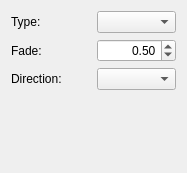
<ui version="4.0" >
 <class>SpiralShapeConfigWidget</class>
 <widget class="QWidget" name="SpiralShapeConfigWidget" >
  <property name="geometry" >
   <rect>
    <x>0</x>
    <y>0</y>
    <width>187</width>
    <height>173</height>
   </rect>
  </property>
  <property name="windowTitle" >
   <string>Spiral Shape</string>
  </property>
  <layout class="QGridLayout" >
   <item row="0" column="0" >
    <widget class="QLabel" name="label_3" >
     <property name="text" >
      <string>Type:</string>
     </property>
    </widget>
   </item>
   <item row="0" column="1" >
    <widget class="QComboBox" name="spiralType" />
   </item>
   <item row="1" column="0" >
    <widget class="QLabel" name="label" >
     <property name="text" >
      <string>Fade:</string>
     </property>
    </widget>
   </item>
   <item row="1" column="1" >
    <widget class="QDoubleSpinBox" name="fade" >
     <property name="alignment" >
      <set>Qt::AlignRight|Qt::AlignTrailing|Qt::AlignVCenter</set>
     </property>
     <property name="suffix" >
      <string/>
     </property>
     <property name="maximum" >
      <double>1.000000000000000</double>
     </property>
     <property name="singleStep" >
      <double>0.100000000000000</double>
     </property>
     <property name="value" >
      <double>0.500000000000000</double>
     </property>
    </widget>
   </item>
   <item row="2" column="0" >
    <widget class="QLabel" name="label_4" >
     <property name="text" >
      <string>Direction:</string>
     </property>
    </widget>
   </item>
   <item row="2" column="1" >
    <widget class="QComboBox" name="clockWise" />
   </item>
   <item row="3" column="0" >
    <spacer>
     <property name="orientation" >
      <enum>Qt::Vertical</enum>
     </property>
     <property name="sizeHint" >
      <size>
       <width>20</width>
       <height>40</height>
      </size>
     </property>
    </spacer>
   </item>
  </layout>
 </widget>
 <resources/>
 <connections/>
</ui>
